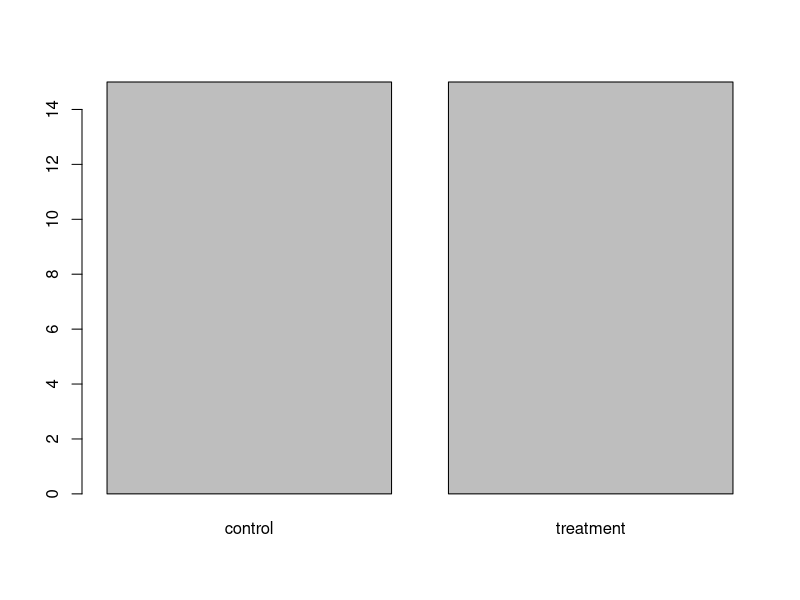
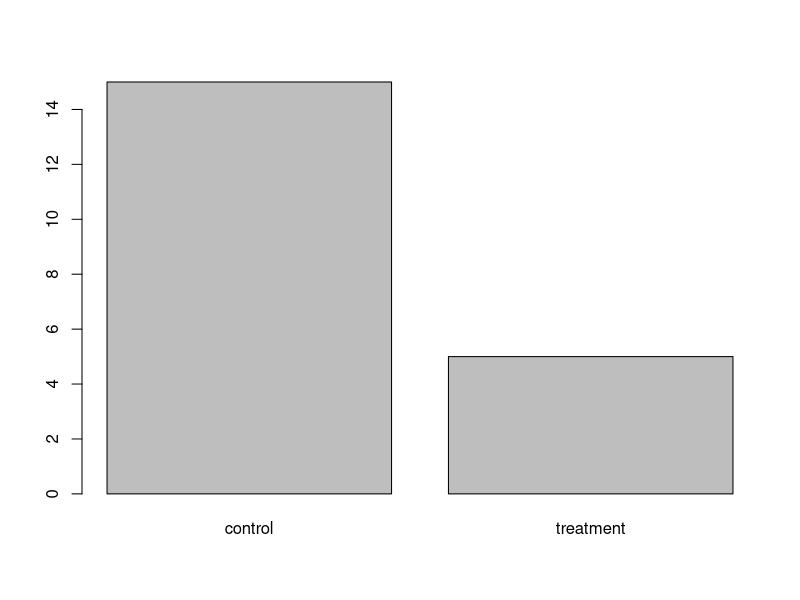
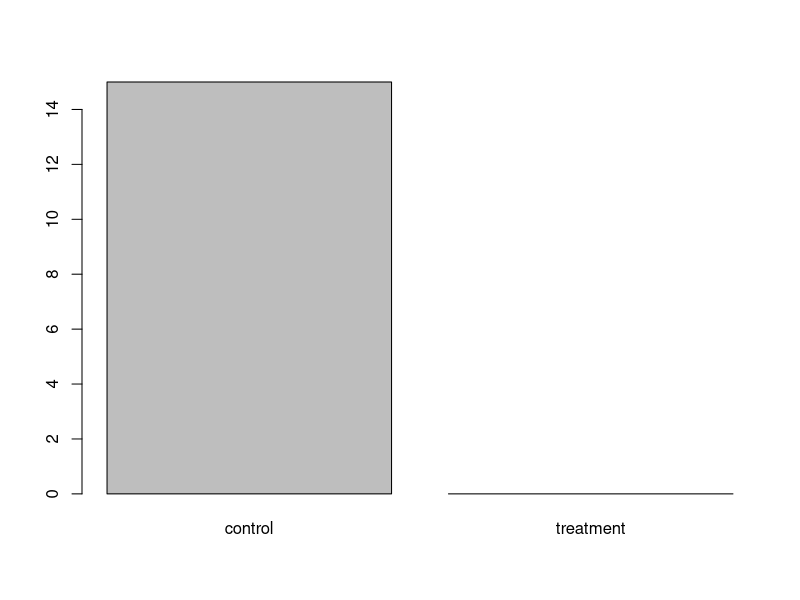
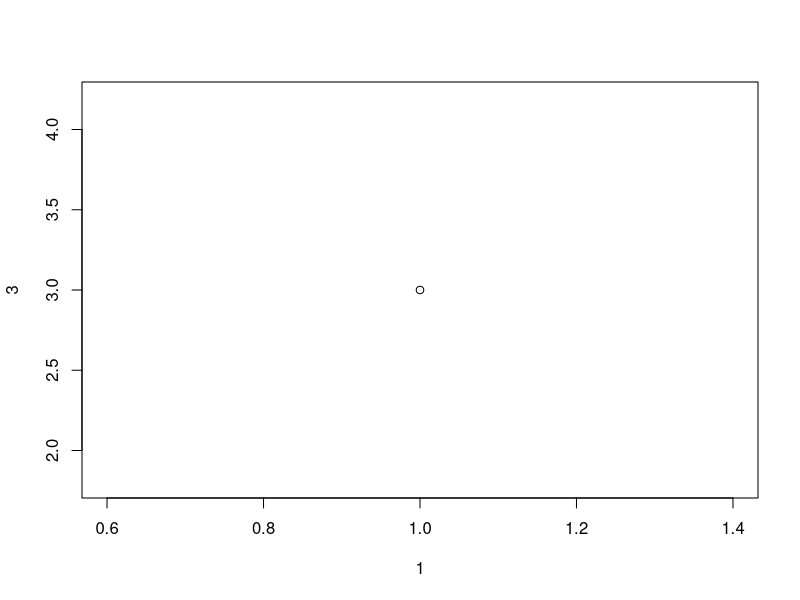
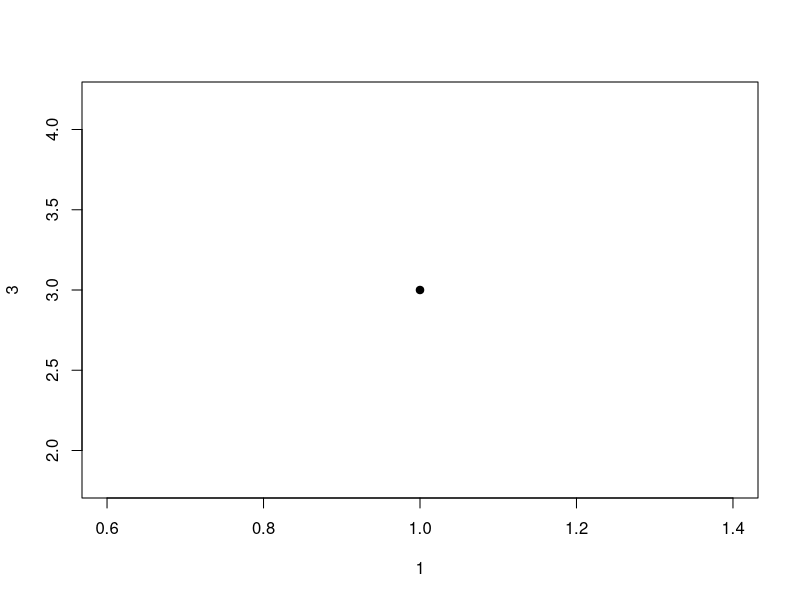
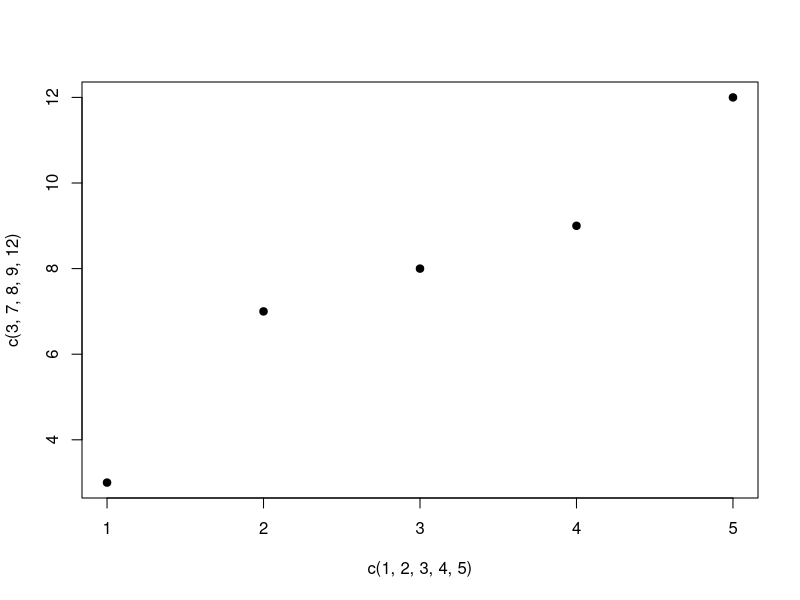
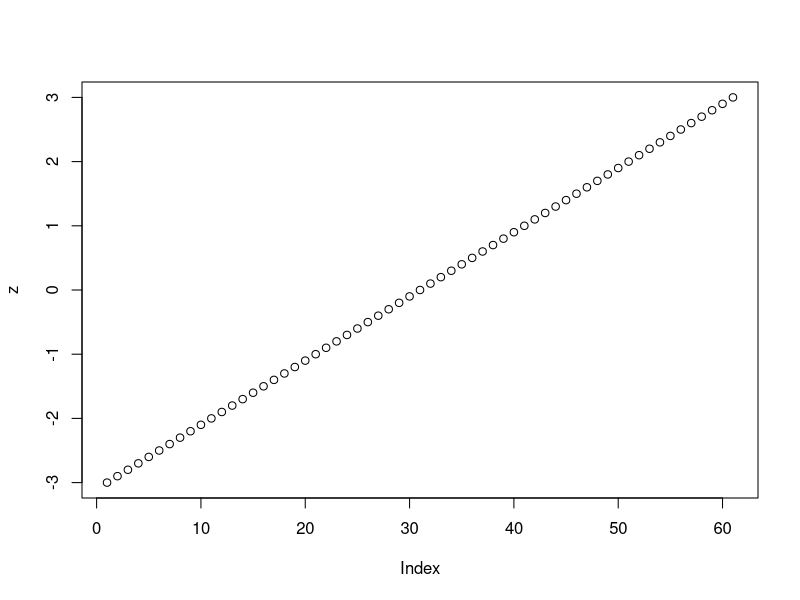
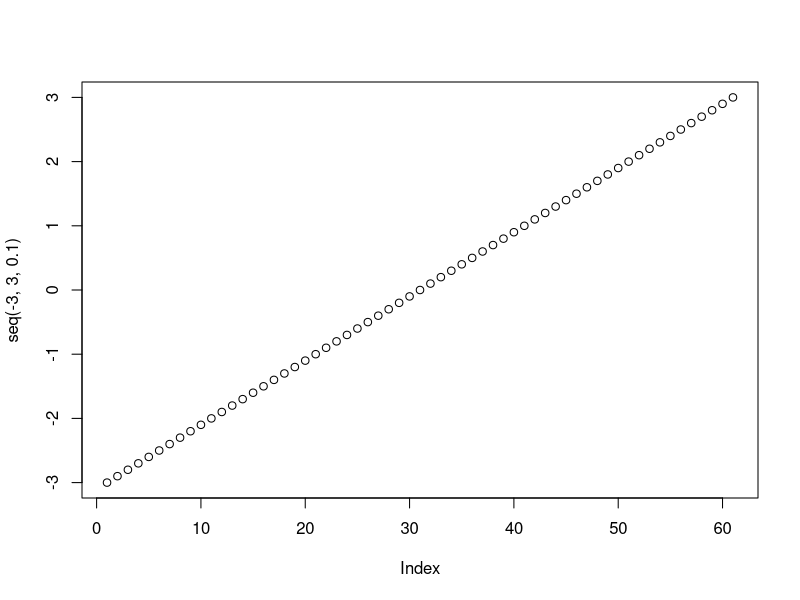

Recreate these plots in R, in order. (Note: this script raises an error after producing the figures.)

############################################################
# BUS 462 | Spring 2023 | Session 2
# Data Operations and Manipulations in R
# CK 
# 16 JAN 2023 
## REFERENCES / Attribution: 
# (1) Basic Intro: https://bookdown.org/animestina/R_Manchester/basic-principles-of-r-programming.html 
# (2) Functions: https://swcarpentry.github.io/r-novice-inflammation/02-func-R/ 
# (3) Base Plotting: https://www.w3schools.com/r/r_graph_plot.asp and  https://rstudio-pubs-static.s3.amazonaws.com/7953_4e3efd5b9415444ca065b1167862c349.html 
############################################################


###################################0
# 0 . Comments - anything starting with "#" means a comment ####
###################################0

# remember to hit CTRL-ENTER to run code in editor
# hit enter to run code on console

#### PREAMBLE : ## Clearing mem buffers ####
rm(list = ls(all.names = TRUE))# clear all files
gc() # garbage collector i.e.,  dump buffers and show available mem space
cat("\014")  # Clear Console


###################################0
#DATA STRUCTURES/ OBJECTS ####
###################################0

#Think of objects as boxes. The names of the objects are only labels. 
#Just like with boxes, it is convenient to label boxes in a way that is indicative of their contents, 
# but the label itself does not determine the content.

# R provides many functions to examine features of vectors and other objects, for example

#class() - what kind of object is it (high-level)?
#typeof() - what is the object's data type (low-level)?
#length() - how long is it? What about two dimensional objects?
#attributes() - does it have any metadata?


# Create a vector.
apple <- c('red','green',"yellow")
class(apple)

# Examining Vectors
# The functions typeof(), length(), class() and str() provide useful information about your vectors and R objects in general.


## coercion: You can also control how vectors are coerced explicitly using the as.<class_name>() functions:
#vectors of different classes
xx <- c(1.7, "a")
class(xx) #R implicitly coerces them to class or data type character
xx <- as.integer(xx) # R explicitly coerces them to class type integar, introducing NAs
xx # "a" becomes NA --- USEFUL to know when dealing with data sets 

# let's create another vector
x <- c(1, 3, 5, 7) # if you already have another object called x, this will rewrite the old x!
class(x)
length(x) # how many elements of x?
str(x) # structure of x

# you can use : to generate a sequence of numbers
x<- 1:10
print(x) #or just x

# seq can be used to create sequences
x <- seq(0, 1, 0.05)
x  
?seq

# let's work with bigger vectors
x <- seq(1, 100, 1)

# you can use logical operations to check elements of x. e.g.:
y <- x<5 # returns TRUE / FALSE for each element of x

y <- x[x!=5] # outputs values of x that are leq 5 
# these can now be assigned another object! ==> Very useful in analytics


# you can find individual elements of vector x, i.e. x[i]
x[3]  
x[5]
x[5] - x[99]

### D100 STOP # 18-JAN 

# let's create a matrix
M = matrix(1:12, 3, 4) # the colon implies sequences
M
# like vector, you can call specific elements in M[i,j]
M[1,3]

# you can call indiviual rows or columns (to assign to other objects)
M[3,] # row 3 of M
M[,2] # inverted column 2


#### FACTORS (These are a bit weird)
#They are used mainly for telling R that a vector represents a categorical variable.

# create a vector of 15 "control"s and 15 "treatment"s
# rep stands for 'repeat', which is exactly what the function does, similar to sequence
x <- rep(c("control", "treatment"), each = 15)
x

# let's convert or coerce x into a factor
x <- as.factor(x)
x 
# The first thing to notice is the line under the last printout that says "Levels: control treatment". 
# This informs you that x is now a factor with two levels (or, a categorical variable with two categories).
typeof(x) # x is stored as an int!
class(x) # but the object is of class/data structure factor!


# we can coerce factors to numeric to strip labels "control and treatment"
x <- as.numeric(x)
x # all controls became 1 and treatment became 2
# you can coerce them back! Try it! look up how to assign new labels!
x <- as.factor(x)
x

### TREAT ALL CATEGORICAL VARS IN YOUR DATA as factors

# let's play around some more
# let's reassign x
x <- rep(c("control", "treatment"), each = 15)
x <- as.factor(x)
attributes(x) # check the structure
x

# Thing to remember with factors:
# The fact that factors in R are represented as labelled integers has interesting implications 
# First, certain functions will coerce factors into numeric vectors which can shake things up. 
# This happened when you used cbind() i.e. func to combine rows or columns  on a factor with levels 0 and 1:
cbind(x[1:15], x[16:30])
# cbind() binds the vectors you provide into the columns of a matrix. 
#since matrices can only contain logical, numeric, and character elements, 
# the cbind() function coerces the elements of the x into numeric, stripping the labels and leaving only 1s and 2s like we saw before

# back to x 
attributes(x) # check the structure
# notice the labels or levels are separate from elements  
# => even if you delete some of the numbers, the labels stay the same
# let's demonstrate - plotting factors is easy! more on that later
plot(x) 
x <- x[1:20] # removing the last 10 obs
plot(x)  # labels stay!
x <- x[1:15] # removing all "Treatments"
x    
plot(x)  # labels stay! even if no values for treatment

## E100

### NOTE # Special cases:   
#1:   NA, stands for "not applicable" and is used for missing data. 
# Unlike other kinds of elements, it can be bound into a vector along with elements of any class.

#2: NaN, stands for "not a number". 
# It is technically of class numeric but only occurs as the output of invalid mathematical operations, 
# such as dividing zero by zero or taking a square root of a negative number:
###############################



###################################0
# 3. INTRO TO FUNCTIONS ####
###################################0

# write a function so that we can repeat several operations with a single command

## Defining a Function in R
## You can write your own functions in order to make repetitive operations using a single command. 
# Step1: Start by defining your function “my_function” or "fn_1" and the input parameter(s) that the user will feed to the function. 
# Step2: Afterwards you will define the operation(s) that you desire to program in the body of the function within curly braces ({}). 
# Step3: Finally, you need to assign the result (or output) of your function in the return statement if desired.
## In R, it is not necessary to include the return statement. R automatically returns whichever variable is on the last line of the body of the function. 
# While in the learning phase, we will explicitly define the return statement.


# let's create a vector of numbers the mean of which I want to calculate
vec <- c(103, 1, 1, 6, 3, 43, 2, 23, 7, 1)

# see what's inside
vec

# let's get the mean
# mean is the sum of all values divided by the number of values
sum(vec)/length(vec)

# good, now let's create a function that calculates the mean of whatever we ask it to
# let's make this function as an object
fn1 <- function(x){
  sum(x)/length(x)}
   # stored in environment!
# the code inside the object fn1 is reusable


# to run function:
fn1(vec) # returns mean of vec!
# we can assign this to another object
mean.vec <- fn1(vec)

### this is VERY USEFUL in analytics


###Let this be your mantra: "If I want to keep it for later, 
#I need to put it in an object so that is doesn't go off." 


# In class Exercise:

## Write a function to convert Fahrenheit to Celsius

# With a defined return object 
fn_F2C <- function(temp_F) {
  temp_C <- (temp_F - 32) * 5 / 9
  return(temp_C)
}

fn_F2C(32)

# WithOUT a defined return object 
fn_F2C_2 <- function(temp_F) {
(temp_F - 32) * 5 / 9
}

fn_F2C_2(32)

# The output is the same! The difference matters when you have more complex calculations there multiple calculations need to be saved.


###################################0
# 4. simple graphing ####
###################################0
# simple graphing

#plot() function is used to draw points (markers) in a diagram.
# The function takes parameters for specifying points in the diagram.
# Parameter 1 specifies points on the x-axis.
# Parameter 2 specifies points on the y-axis.
# look up help!
?plot

# let's plot a point
plot(1,3)
# let's make this a solid circle
plot(1,3, pch=19)
# look up/ search for what pch call does!
# http://www.sthda.com/english/wiki/r-plot-pch-symbols-the-different-point-shapes-available-in-r

# now plot multiple points
plot(c(1, 2, 3, 4, 5), c(3, 7, 8, 9, 12), pch=19) 

# plot sequencce of points
z <- seq(-3, 3, 0.1)
plot(z)
# or just 
plot(seq(-3, 3, 0.1))

# plot labels! - use xlab and ylab
plot(z, main="My Graph", xlab="The x-axis", ylab="The y axis") 

# Let's create and plot 2 vectors
height <- c(145, 167, 176, 123, 150)
weight <- c(51, 63, 64, 40, 55)

plot(height,weight)



# pie charts, and manipulating data
z2  <- rep(1,32)
pie(z2, col = rainbow(32))
# let's play with this
z2[3] <- 5
z2[6] <-5
pie(z2, col = rainbow(32)) # showing you the relative sizes of element 3 and 6 compared to all else in z2
barplot(z2)
plot(z2)


# distribution plots
d<- dnorm(z)  #call the function dnorm() to calculate the standard normal density evaluated at each point in z
plot(d) # plot the std normal density
# standard plotting  -- look up plotting help!
plot(z, d, type="l") 
title("The Standard Normal Density", col.main="#3366cc") # add a title

# REFERENCE -- see https://www.w3schools.com/r/r_graph_plot.asp 
# Basic Graphics Cheat Sheet: http://publish.illinois.edu/johnrgallagher/files/2015/10/BaseGraphicsCheatsheet.pdf 


###################################0
# 5. A preview to Clean Data (Data Frames) and plotting ####
# Note - A LOT MORE TO COME
###################################0  

# For this example we'll use a very simple dataset. 
# The cars data comes with the default installation of R. 
# to see all pre-loaded datasets, simply type data()

# to see a desc of the data
?cars
# also try  for mtcars dataset 

# To see the first few columns of the data, just type head(cars).
head(cars)

# let's create a data frame object and assign it to the default cars data
dt <- cars 

#check the structure of dt
str(dt)

View(dt) # let's see this data
# we have obs for speed and stopping distance for cars in 1920s

# let's calculate  average and std dev of speed and distance
avg.speed <- mean(dt$speed) # notice the $ to point the general function mean to a specific column!
avg.distance <- mean(dt$dist)

sd.speed <- sqrt(var(dt$speed))
sd.distance <- sqrt(var(dt$dist))

# let's visualize the data
hist(dt$dist) # histogram of distance
hist(dt$speed)
plot(dt$speed)
plot(dt$dist)
# let's see relationships
cor(dt) # simplistic correlation matrix
plot(dt$speed,dt$dist) # simple scatter plot

# Q: Change the axis to the plot above!
####
###
###
####
###
#######
###
#######
###
#######
###
#######
###
#######
###
#######
###
###
plot(dt$dist,dt$speed)


## Going forward, we shall use other packages and the like to explore data and make plots


### END OF CODE #####
